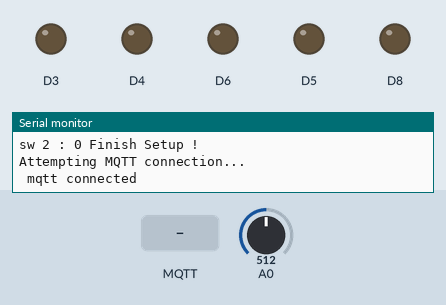
Simulated run of this sketch. Board: ESP8266 (NodeMCU). Shown: output pins drawn as LEDs (lit = HIGH), the last lines printed to the serial monitor. The test bench sets the inputs (shaded band); at power-on: A0 = 512. WiFi joins after 1.5 s; servers stay silent unless stated; random numbers use the default seed unless the sketch sets one; EEPROM starts erased; no MQTT or app messages arrive unless stated; the Firebase database answers and starts empty.

Above: at 3.0 s.
3.1 s: MQTT message "switch3" arrives on the first subscribed topic
At 5.0 s:
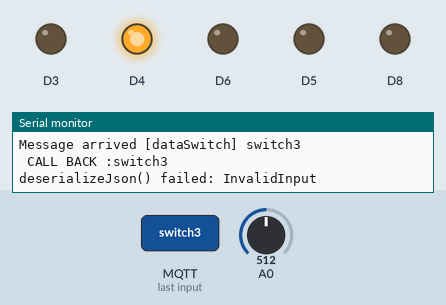
5.6 s: MQTT message "1" arrives on the first subscribed topic
At 7.0 s:
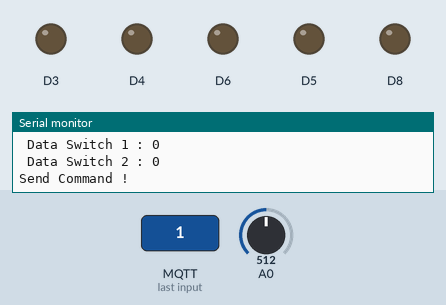
7.9 s: MQTT message "switch4" arrives on the first subscribed topic
At 10.1 s:
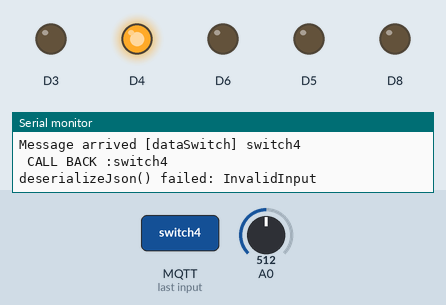
Timing chart, 0 to 11.6 s (numbered marks = the images above; inputs shaded):
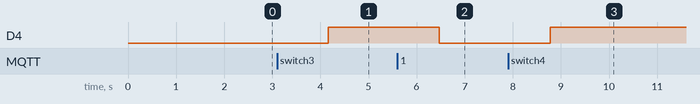

Measured:
- after the input at 3.1 s, D4: LOW → HIGH after 1.1 s
- after the input at 5.6 s, D4: HIGH → LOW after 0.87 s
- after the input at 7.9 s, D4: LOW → HIGH after 0.88 s

The sketch:

iot_mqtt_noed_red_project_3.ino
```cpp
#include <ESP8266WiFi.h>
#include <PubSubClient.h>
#include <EEPROM.h>
#include <ArduinoJson.h>
// Update these with values suitable for your network.

#include <ESP8266Firebase.h>

#define FIREBASE_HOST "https://database-iot-python-default-rtdb.asia-southeast1.firebasedatabase.app/"
#define FIREBASE_AUTH "AIzaSyBvWJkzD6_nSaFg2LPIoZlp-P065kdyV2k"
Firebase firebase(FIREBASE_HOST);
const char* ssid = "BossBad";
const char* password = "0918438492";
const char* mqtt_server = "test.mosquitto.org";

WiFiClient espClient;
PubSubClient client(espClient);
unsigned long lastMsg = 0;
#define MSG_BUFFER_SIZE (50)
char msg[MSG_BUFFER_SIZE];
int value = 0;

int bu_sw1 = 0;
int bu_sw2 = 0;
int bu_sw3 = 0;
int bu_sw4 = 0;

void setup_wifi() {

  delay(10);
  // We start by connecting to a WiFi network
  Serial.println();
  Serial.print("Connecting to ");
  Serial.println(ssid);

  WiFi.mode(WIFI_STA);
  WiFi.begin(ssid, password);

  while (WiFi.status() != WL_CONNECTED) {
    delay(500);
    Serial.print(".");
  }

  randomSeed(micros());

  Serial.println("");
  Serial.println("WiFi connected");
  Serial.println("IP address: ");
  Serial.println(WiFi.localIP());
}

void callback(char* topic, byte* payload, unsigned int length) {
  String data_callback = "";
  Serial.print("Message arrived [");
  Serial.print(topic);
  Serial.print("] ");
  for (int i = 0; i < length; i++) {
    Serial.print((char)payload[i]);
    data_callback += (char)payload[i];
  }
  Serial.println();

  // Switch on the LED if an 1 was received as first character
  if ((char)payload[0] == '1') {
    digitalWrite(BUILTIN_LED, LOW);  // Turn the LED on (Note that LOW is the voltage level
    // but actually the LED is on; this is because
    // it is active low on the ESP-01)
  } else {
    digitalWrite(BUILTIN_LED, HIGH);  // Turn the LED off by making the voltage HIGH
  }
  Serial.println(" CALL BACK :" + data_callback);

  JsonDocument doc;
  // Deserialize the JSON document
  DeserializationError error = deserializeJson(doc, data_callback);

  // Test if parsing succeeds
  if (error) {
    Serial.print(F("deserializeJson() failed: "));
    Serial.println(error.f_str());
    return;
  }

  // Fetch the values
  //
  // Most of the time, you can rely on the implicit casts.
  // In other case, you can do doc["time"].as<long>();
  int switch1 = doc["switch1"];
  EEPROM.write(10, switch1);
  // digitalWrite(D3, switch1);
  int switch2 = doc["switch2"];
  EEPROM.write(20, switch2);
  // digitalWrite(D3, switch2);
  // int switch3 = doc["switch3"];
  // EEPROM.write(30, switch3);
  // digitalWrite(D4, switch3);
  // int switch4 = doc["switch4"];
  // EEPROM.write(40, switch4);
  // digitalWrite(D5, switch4);

  Serial.println(" Data Switch 1 : " + String(switch1));
  Serial.println(" Data Switch 2 : " + String(switch2));
  // Serial.println(" Data Switch 3 : " + String(switch3));
  // Serial.println(" Data Switch 4 : " + String(switch4));

  digitalWrite(D3,switch1);
  digitalWrite(D5,switch1);
  digitalWrite(D8,switch2);
  digitalWrite(D6,switch2);

  Serial.println("Send Command ! ");

  EEPROM.commit();
}

void reconnect() {
  // Loop until we're reconnected
  while (!client.connected()) {
    Serial.print("Attempting MQTT connection...");
    // Create a random client ID
    String clientId = "ESP8266Client-";
    clientId += String(random(0xffff), HEX);
    // Attempt to connect
    if (client.connect(clientId.c_str())) {
      Serial.println("\n mqtt connected");
      // Once connected, publish an announcement...
      client.publish("Glenda5261", "on_start");
      // ... and resubscribe
      client.subscribe("dataSwitch");
    } else {
      Serial.print("failed, rc=");
      Serial.print(client.state());
      Serial.println(" try again in 5 seconds");
      // Wait 5 seconds before retrying
      delay(5000);
    }
  }
}

void setup() {
  EEPROM.begin(512);
  // bu_sw1 = EEPROM.read(10);
  // bu_sw2 = EEPROM.read(20);
  // bu_sw3 = EEPROM.read(30);
  // bu_sw4 = EEPROM.read(40);

  pinMode(BUILTIN_LED, OUTPUT);  // Initialize the BUILTIN_LED pin as an output
  Serial.begin(115200);
  setup_wifi();
  client.setServer(mqtt_server, 1883);
  client.setCallback(callback);

  // Firebase.begin(FIREBASE_HOST, FIREBASE_AUTH);

  pinMode(D6, OUTPUT);
  pinMode(D3, OUTPUT);
  pinMode(D8, OUTPUT);
  pinMode(D5, OUTPUT);
  pinMode(A0,INPUT);

  Serial.print("Read Realtime Database \n");

  bu_sw1 = firebase.getInt("switch1");
  bu_sw2 = firebase.getInt("switch2");
  // bu_sw3 = firebase.getInt("switch3");
  // bu_sw4 = firebase.getInt("switch4");

  Serial.print("sw 1 : " + String(bu_sw1));
  Serial.print("\nsw 2 : " + String(bu_sw2));
  // Serial.print("\nsw 3 : " + String(bu_sw3));
  // Serial.println("\nsw 4 : " + String(bu_sw4));

  // digitalWrite(D6, bu_sw1);
  digitalWrite(D3, bu_sw1);
  digitalWrite(D5,bu_sw1);
  digitalWrite(D8, bu_sw2);
  digitalWrite(D6,bu_sw2);
  // digitalWrite(D5, bu_sw4);

  // firebase.setInt("push", 789);
  Serial.println(" Finish Setup ! ");
}
int data_send = 0 ;
void loop() {

  if (!client.connected()) {
    reconnect();
  }
  firebase.setInt("push", map(analogRead(A0),1024,0,0,100));
  delay(1000);
  client.loop();
}
```
